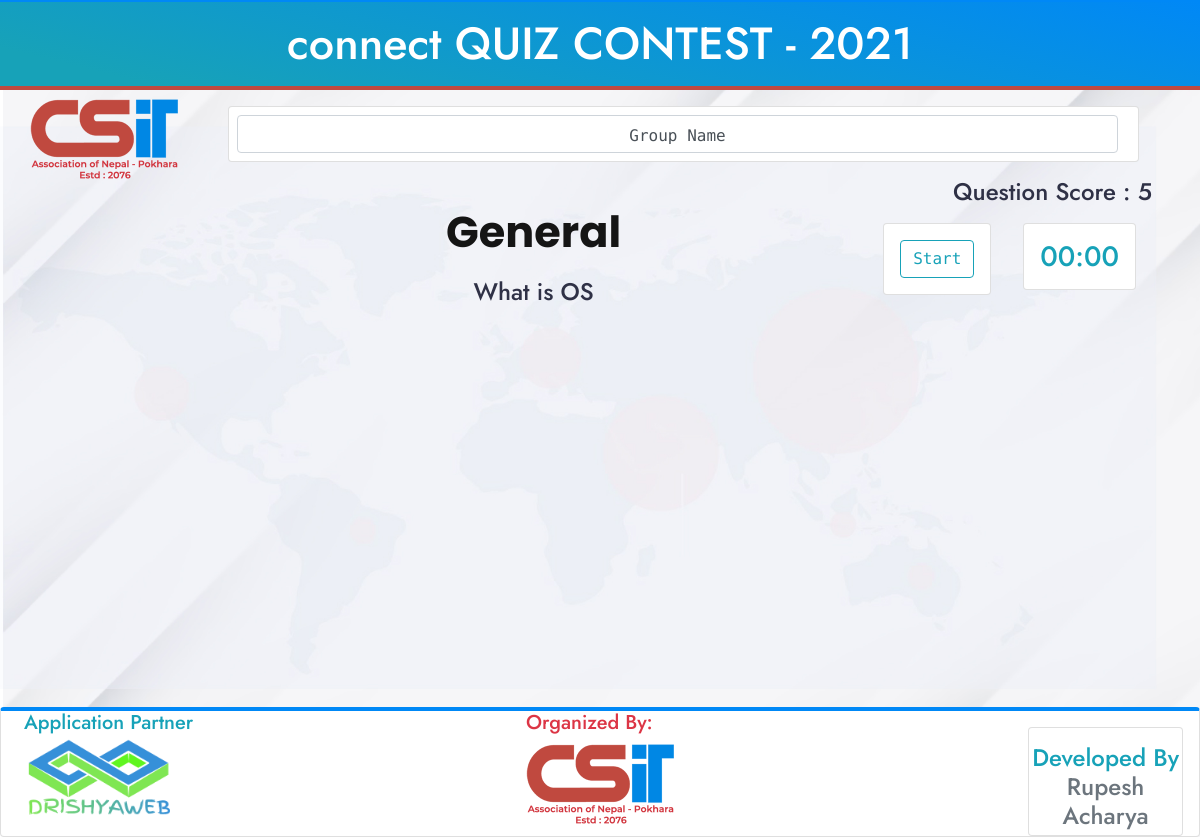
The app's page /round/3/question/3 with its own data.
### Main/models.py (models this page shows, shortened)
class Question(models.Model):
    question_text = models.TextField()
    pub_date = models.DateTimeField('date published')
    round = models.ForeignKey(Round, on_delete=models.CASCADE)
    category = models.ForeignKey(Category, on_delete=models.CASCADE, blank=True, null=True)
    image = models.ImageField(upload_to='questions', height_field=None, width_field=None, max_length=None, blank=True)
    music = models.FileField(upload_to='music_files/', blank=True)
    score = models.IntegerField(default=0)
    is_active = models.BooleanField(default=True)

class Round(models.Model):
    name = models.CharField(max_length=100)
    time = models.IntegerField(default=1)

### Main/views.py (the view, shortened to what this page needs)
# urls.py: path('round/<int:round_id>/question/<int:question_id>', views.GameView.as_view(), name="Game"),
class GameView(CreateView,LoginRequiredMixin, UserPassesTestMixin):
    def get(self,request, round_id, question_id):
        round_id = int(round_id)
        question_id = int(question_id)
        round = Round.objects.get(id=round_id)
        question = Question.objects.get(id=question_id)
        answers = Answer.objects.filter(question=question)
        next_question = Question.objects.filter(round=round).filter(id__gt=question_id).filter(is_active=True).first()
        previous_question = Question.objects.filter(round=round).filter(id__lt=question_id).filter(is_active=True).last()
        users = User.objects.all()
        context = {
            'round': round,
            'question' : question,
            'answers' : answers,
            'next_question' : next_question,
            'previous_question' : previous_question,
            'users' : users,
        }
        return render(request, 'Main/index.html', context)

### Main/templates/Main/index.html (shortened to what this page needs)
{% load static %}
<!DOCTYPE html>
<html lang="en">
<head>
	<link rel="stylesheet" href="{% static 'assets/css/bootstrap.min.css' %}">
	<link rel="stylesheet" href="{% static 'assets/css/owl.carousel.css' %}">
	<link rel="stylesheet" href="{% static 'assets/css/animate.min.css' %}">
	<link rel="stylesheet" href="{% static 'assets/css/fontawesome-all.css' %}">
	<link rel="stylesheet" href="{% static 'assets/css/style.css' %}">
  	<body style="font-family: 'Roboto Mono', monospace; ">
		<div class="quiz-top-area">
			<h1 class="text-center">connect QUIZ CONTEST - 2021</h1>
		</div>
		<a href="/" > <img style="margin-left:30px;"class=" float-left mt-0 mr-5" src="{% static 'img/csitan.png' %}" alt="CSITAN Pokhara" width="150px"height="100px"> </a>
		<div class="container">
			<div class="">
				<div class="card m-3 text-center">
					<div class="form-check form-check-inline">
						<select name="user_id"  class="form-control m-2 p-2 text-center select2bs4" id="users">
							<option value="">Group Name</option>
						</select>
					</div>
				</div>
			</div>
		</div>
		<div class="wrapper position-relative">
			<div class="wizard-content-1 clearfix">
				<div class="step-inner-content clearfix position-relative">
						<form class="multisteps-form__form" action="" id="quiz" method="POST">
						<div class="form-area position-relative">
							<div class="multisteps-form__panel  js-active" data-animation="fadeIn">
								<div class="wizard-forms clearfix position-relative">
									<div class="mr-5 quiz-score-area text-right">
										<div class="quiz-score-box">
											<h4> Question Score : {{question.score}} </h4>
											<div class="card float-right m-3 p-3">
												<h3 id="time" class="text-info">00:00</h3>
											</div>
											<div class="card float-right m-3 p-3">
												<button class="btn btn-outline-info" id="start">Start </button>
											</div>
										</div>
										</div>
									<div class="quiz-title text-center">
										<h2 id="mouse">{{round.name}}</h2>
										<h4 id="question">{{question.question_text}}</h4>
									</div>
									<div class="quiz-option-selector clearfix">
										<ul>
										{% for a in answers %}
											<li>
											</li>
										{% endfor %}
										<li class="ml-5 mt-5 float-right text-center ">
											</li>
										</ul>
									</div>
									<div class="actions clearfix">
									</div>
								</div>
							</div>
					</form>
				</div>
			</div>
		</div>
		    <footer style=" height:130px;" class="footer card">
      <div class="">
        <div class="row ml-2">
          <div class="col-md-5 ">
            <h5 class="text-info ">Application Partner</h5>
            <img class="" src="{% static 'img/drishya.png' %}" alt="Drishya Web" width="150px"height="100px">
          </div>
          <div class="col-md-5">
            <h5 class="text-danger">Organized By:</h5>
            <img class="" src="{% static 'img/csitan.png' %}" alt="CSITAN Pokhara" width="150px"height="100px">
          </div>
          <div class="col-md-2">
            <div class="card mt-3 pb-1 mr-3">
            <h4 class="text-info mt-3 text-center">
              Developed By <br>
              <span class="text-secondary">Rupesh Acharya</span>
            </h4>
           </div>
          </div>
        </div>
      </div>
    </footer>
     	</body>
	</html>

### static/assets/css/style.css (style rules this page uses)
body { margin: 0; padding: 0; overflow-x: hidden; font-size: 15px; font-weight: 400; line-height: 1.5; background: #f9f9f9; color: #2f3146; font-family: "Jost", sans-serif; -moz-osx-font-smoothing: antialiased; -webkit-font-smoothing: antialiased; background-size: cover; background-image: url(../img/qbg.jpg); }
ul { margin: 0; padding: 0; }
ul li { list-style: none; }
a { color: inherit; text-decoration: none; transition: 0.3s all ease-in-out; }
img { max-width: 100%; height: auto; }
button { cursor: pointer; }
.form-control:focus, button:visited, button.active, button:hover, button:focus, input:visited, input.active, input:hover, input:focus, textarea:hover, textarea:focus, a:hover, a:focus, a:visited, a.active, select, select:hover, select:focus, select:visited { outline: none; box-shadow: none; text-decoration: none; color: inherit; }
.form-control { box-shadow: none; }
.footer { border-top: 4px solid #0088F6; }
h1, h2, h3, h4, h5, h6 { margin: 0; font-family: "Jost", sans-serif; }
.multisteps-form__panel[data-animation=fadeIn].js-active { transition-property: all; transition-duration: 0.3s; transition-timing-function: linear; transition-delay: 0s; }
.multisteps-form__panel { width: 100%; opacity: 0; visibility: hidden; transition: 0.3s ease; overflow: hidden; height: 0; }
.multisteps-form__panel.js-active { opacity: 1; visibility: visible; overflow: visible; height: auto; }
.actions { width: 100%; border-radius: 4px; padding: 20px 30px; }
.quiz-top-area { padding: 15px 0px; background-image: linear-gradient(14deg, #17a2b8 10%, #0088F6 100%); border-bottom: 4px solid #C0493F; border-top: 2px solid #0088F6; }
.quiz-top-area h1 { color: #fff; font-size: 45px; }
.wizard-forms { padding: 0px 0px; }
.quiz-title { margin: 0 auto; max-width: 800px; }
.quiz-title h2 { color: #151515; font-size: 43px; font-weight: 700; padding-bottom: 20px; font-family: "Poppins"; }
.quiz-option-selector { margin: 0 auto; max-width: 1135px; padding-top: 10px; padding-bottom: 10px; }
.quiz-option-selector li { width: 50%; float: left; padding: 7px; }

### Main/templates/Main/index.html (style rules this page uses)
select { border:none; -webkit-appearance: none; -moz-appearance: none; appearance: none; -ms-appearance: none; }

### records on screen
Question: score "5", question_text "What is OS"
Round: name "General"
